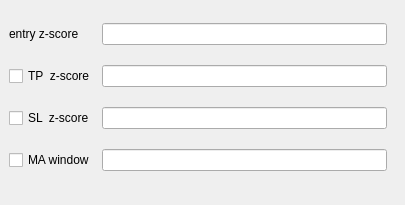
     <widget class="QWidget" name="tab_5">
      <attribute name="title">
       <string>Johansen</string>
      </attribute>
      <widget class="QFrame" name="frame_8">
       <property name="geometry">
        <rect>
         <x>0</x>
         <y>0</y>
         <width>396</width>
         <height>196</height>
        </rect>
       </property>
       <layout class="QGridLayout" name="gridLayout_2">
        <item row="0" column="0">
         <widget class="QLabel" name="label_11">
          <property name="text">
           <string>entry z-score</string>
          </property>
         </widget>
        </item>
        <item row="0" column="1">
         <widget class="QLineEdit" name="lineEdit_10"/>
        </item>
        <item row="1" column="0">
         <widget class="QCheckBox" name="checkBox_14">
          <property name="toolTip">
           <string>&lt;html&gt;&lt;head/&gt;&lt;body&gt;&lt;p&gt;Take-profit can be specified using both z-score and percentage amount below.&lt;/p&gt;&lt;p&gt;If both options are checked, take-profit will get triggered by any of these two TP conditions.&lt;/p&gt;&lt;/body&gt;&lt;/html&gt;</string>
          </property>
          <property name="text">
           <string>TP  z-score</string>
          </property>
         </widget>
        </item>
        <item row="1" column="1">
         <widget class="QLineEdit" name="lineEdit_11"/>
        </item>
        <item row="2" column="0">
         <widget class="QCheckBox" name="checkBox_15">
          <property name="toolTip">
           <string>&lt;html&gt;&lt;head/&gt;&lt;body&gt;&lt;p&gt;Stop-loss can be specified using both z-score and percentage amount below.&lt;/p&gt;&lt;p&gt;If both options are checked, stop-loss will get triggered by any of these two SL conditions.&lt;/p&gt;&lt;/body&gt;&lt;/html&gt;</string>
          </property>
          <property name="text">
           <string>SL  z-score</string>
          </property>
         </widget>
        </item>
        <item row="2" column="1">
         <widget class="QLineEdit" name="lineEdit_26"/>
        </item>
        <item row="3" column="0">
         <widget class="QCheckBox" name="checkBox_13">
          <property name="text">
           <string>MA window</string>
          </property>
         </widget>
        </item>
        <item row="3" column="1">
         <widget class="QLineEdit" name="lineEdit_12"/>
        </item>
       </layout>
      </widget>
     </widget>
